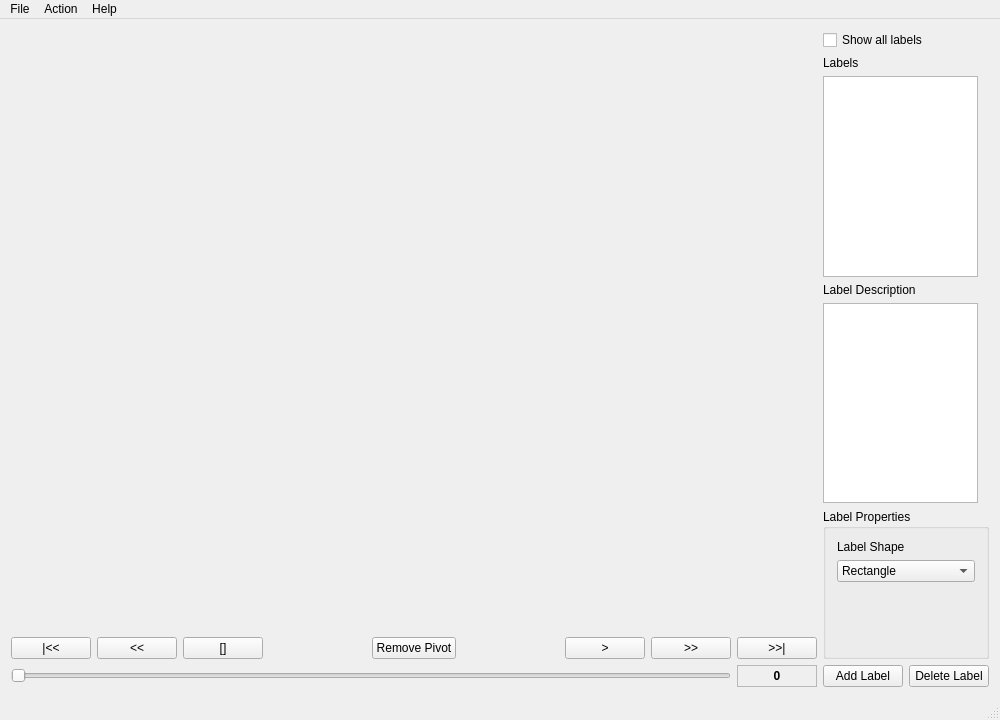
<?xml version="1.0" encoding="UTF-8"?>
<ui version="4.0">
 <class>SimpleLabelClass</class>
 <widget class="QMainWindow" name="SimpleLabelClass">
  <property name="geometry">
   <rect>
    <x>0</x>
    <y>0</y>
    <width>1000</width>
    <height>720</height>
   </rect>
  </property>
  <property name="minimumSize">
   <size>
    <width>1000</width>
    <height>720</height>
   </size>
  </property>
  <property name="maximumSize">
   <size>
    <width>1000</width>
    <height>720</height>
   </size>
  </property>
  <property name="mouseTracking">
   <bool>false</bool>
  </property>
  <property name="contextMenuPolicy">
   <enum>Qt::PreventContextMenu</enum>
  </property>
  <property name="windowTitle">
   <string>SimpleLabel</string>
  </property>
  <property name="toolButtonStyle">
   <enum>Qt::ToolButtonTextOnly</enum>
  </property>
  <property name="dockOptions">
   <set>QMainWindow::AllowTabbedDocks|QMainWindow::AnimatedDocks</set>
  </property>
  <property name="unifiedTitleAndToolBarOnMac">
   <bool>false</bool>
  </property>
  <widget class="QWidget" name="centralWidget">
   <layout class="QGridLayout" name="gridLayout">
    <item row="1" column="8" rowspan="6">
     <spacer name="verticalSpacer">
      <property name="orientation">
       <enum>Qt::Vertical</enum>
      </property>
      <property name="sizeHint" stdset="0">
       <size>
        <width>77</width>
        <height>464</height>
       </size>
      </property>
     </spacer>
    </item>
    <item row="3" column="9" colspan="2">
     <widget class="QListWidget" name="listLabels">
      <property name="minimumSize">
       <size>
        <width>100</width>
        <height>0</height>
       </size>
      </property>
      <property name="maximumSize">
       <size>
        <width>155</width>
        <height>350</height>
       </size>
      </property>
      <property name="editTriggers">
       <set>QAbstractItemView::DoubleClicked|QAbstractItemView::EditKeyPressed</set>
      </property>
     </widget>
    </item>
    <item row="4" column="9" colspan="2">
     <widget class="QLabel" name="lblLabelDescription">
      <property name="font">
       <font>
        <family>MS Sans Serif</family>
        <pointsize>9</pointsize>
       </font>
      </property>
      <property name="text">
       <string>Label Description</string>
      </property>
     </widget>
    </item>
    <item row="5" column="9" colspan="2">
     <widget class="QTextEdit" name="textEditDescription">
      <property name="maximumSize">
       <size>
        <width>155</width>
        <height>16777215</height>
       </size>
      </property>
     </widget>
    </item>
    <item row="6" column="9" rowspan="2" colspan="2">
     <widget class="QGroupBox" name="grpBoxLabelProperties">
      <property name="minimumSize">
       <size>
        <width>0</width>
        <height>150</height>
       </size>
      </property>
      <property name="title">
       <string>Label Properties</string>
      </property>
      <layout class="QVBoxLayout" name="verticalLayout">
       <item>
        <widget class="QLabel" name="lblShape">
         <property name="text">
          <string>Label Shape</string>
         </property>
        </widget>
       </item>
       <item>
        <widget class="QComboBox" name="cmbBoxLabelShape">
         <item>
          <property name="text">
           <string>Rectangle</string>
          </property>
         </item>
         <item>
          <property name="text">
           <string>Polygon</string>
          </property>
         </item>
        </widget>
       </item>
       <item>
        <spacer name="verticalSpacer_2">
         <property name="orientation">
          <enum>Qt::Vertical</enum>
         </property>
         <property name="sizeHint" stdset="0">
          <size>
           <width>20</width>
           <height>40</height>
          </size>
         </property>
        </spacer>
       </item>
      </layout>
     </widget>
    </item>
    <item row="7" column="0">
     <widget class="QPushButton" name="btnToBeginning">
      <property name="text">
       <string>|&lt;&lt;</string>
      </property>
     </widget>
    </item>
    <item row="7" column="1">
     <widget class="QPushButton" name="btnPrevViaPoint">
      <property name="text">
       <string>&lt;&lt;</string>
      </property>
     </widget>
    </item>
    <item row="7" column="2">
     <widget class="QPushButton" name="btnStop">
      <property name="text">
       <string>[]</string>
      </property>
     </widget>
    </item>
    <item row="7" column="3">
     <spacer name="horizontalSpacer">
      <property name="orientation">
       <enum>Qt::Horizontal</enum>
      </property>
      <property name="sizeHint" stdset="0">
       <size>
        <width>40</width>
        <height>20</height>
       </size>
      </property>
     </spacer>
    </item>
    <item row="7" column="4">
     <widget class="QPushButton" name="btnRemoveViaPoint">
      <property name="sizePolicy">
       <sizepolicy hsizetype="Preferred" vsizetype="Fixed">
        <horstretch>0</horstretch>
        <verstretch>0</verstretch>
       </sizepolicy>
      </property>
      <property name="font">
       <font>
        <family>MS Sans Serif</family>
        <pointsize>9</pointsize>
       </font>
      </property>
      <property name="text">
       <string>Remove Pivot</string>
      </property>
     </widget>
    </item>
    <item row="7" column="5">
     <spacer name="horizontalSpacer_2">
      <property name="orientation">
       <enum>Qt::Horizontal</enum>
      </property>
      <property name="sizeHint" stdset="0">
       <size>
        <width>38</width>
        <height>20</height>
       </size>
      </property>
     </spacer>
    </item>
    <item row="7" column="6">
     <widget class="QPushButton" name="btnPlay">
      <property name="text">
       <string>&gt;</string>
      </property>
     </widget>
    </item>
    <item row="7" column="7">
     <widget class="QPushButton" name="btnNextViaPoint">
      <property name="text">
       <string>&gt;&gt;</string>
      </property>
     </widget>
    </item>
    <item row="7" column="8">
     <widget class="QPushButton" name="btnToEnd">
      <property name="text">
       <string>&gt;&gt;|</string>
      </property>
     </widget>
    </item>
    <item row="8" column="0" colspan="8">
     <widget class="QSlider" name="hSliderFrames">
      <property name="maximum">
       <number>255</number>
      </property>
      <property name="orientation">
       <enum>Qt::Horizontal</enum>
      </property>
     </widget>
    </item>
    <item row="8" column="9">
     <widget class="QPushButton" name="btnAddLabel">
      <property name="text">
       <string>Add Label</string>
      </property>
     </widget>
    </item>
    <item row="8" column="10">
     <widget class="QPushButton" name="btnDeleteLabel">
      <property name="text">
       <string>Delete Label</string>
      </property>
     </widget>
    </item>
    <item row="8" column="8">
     <widget class="QLabel" name="lblCurrentFrame">
      <property name="font">
       <font>
        <weight>75</weight>
        <bold>true</bold>
       </font>
      </property>
      <property name="autoFillBackground">
       <bool>true</bool>
      </property>
      <property name="frameShape">
       <enum>QFrame::StyledPanel</enum>
      </property>
      <property name="frameShadow">
       <enum>QFrame::Sunken</enum>
      </property>
      <property name="text">
       <string>0</string>
      </property>
      <property name="alignment">
       <set>Qt::AlignCenter</set>
      </property>
      <property name="indent">
       <number>-1</number>
      </property>
     </widget>
    </item>
    <item row="1" column="9" colspan="2">
     <widget class="QCheckBox" name="chkBoxShowAllLabels">
      <property name="text">
       <string>Show all labels</string>
      </property>
     </widget>
    </item>
    <item row="2" column="9" colspan="2">
     <widget class="QLabel" name="lblLabels">
      <property name="text">
       <string>Labels</string>
      </property>
     </widget>
    </item>
   </layout>
  </widget>
  <widget class="QMenuBar" name="menuBar">
   <property name="geometry">
    <rect>
     <x>0</x>
     <y>0</y>
     <width>1000</width>
     <height>21</height>
    </rect>
   </property>
   <widget class="QMenu" name="menuFile">
    <property name="title">
     <string>File</string>
    </property>
    <addaction name="actionOpen"/>
    <addaction name="separator"/>
    <addaction name="actionLoad_XML"/>
    <addaction name="actionLoad_LabelMe_XML"/>
    <addaction name="separator"/>
    <addaction name="actionExport"/>
   </widget>
   <widget class="QMenu" name="menuHelp">
    <property name="title">
     <string>Help</string>
    </property>
    <addaction name="actionAbout"/>
   </widget>
   <widget class="QMenu" name="menuAction">
    <property name="title">
     <string>Action</string>
    </property>
    <addaction name="actionNewPolygon"/>
    <addaction name="actionFinish"/>
   </widget>
   <addaction name="menuFile"/>
   <addaction name="menuAction"/>
   <addaction name="menuHelp"/>
  </widget>
  <widget class="QStatusBar" name="statusBar"/>
  <action name="actionExport_BinaryMap">
   <property name="text">
    <string>Binary Map</string>
   </property>
  </action>
  <action name="actionExport_MatlabStructure">
   <property name="text">
    <string>Matlab Stuct</string>
   </property>
  </action>
  <action name="actionExport_XML">
   <property name="text">
    <string>XML</string>
   </property>
  </action>
  <action name="actionOpen">
   <property name="text">
    <string>Open...</string>
   </property>
  </action>
  <action name="actionLoad_Background">
   <property name="text">
    <string>Load Background...</string>
   </property>
  </action>
  <action name="actionExport_ColorImage">
   <property name="text">
    <string>Color Image</string>
   </property>
  </action>
  <action name="actionLoad_XML">
   <property name="text">
    <string>Load XML...</string>
   </property>
  </action>
  <action name="actionLoad_LabelMe_XML">
   <property name="text">
    <string>Load LabelMe XML</string>
   </property>
  </action>
  <action name="actionExport_LabelMe_XML">
   <property name="text">
    <string>LabelMe XML</string>
   </property>
  </action>
  <action name="actionAbout">
   <property name="text">
    <string>About</string>
   </property>
  </action>
  <action name="actionSave_Dialog">
   <property name="enabled">
    <bool>false</bool>
   </property>
   <property name="text">
    <string>Save Dialog</string>
   </property>
  </action>
  <action name="actionExport">
   <property name="text">
    <string>Export...</string>
   </property>
  </action>
  <action name="actionRectangle">
   <property name="checkable">
    <bool>true</bool>
   </property>
   <property name="checked">
    <bool>true</bool>
   </property>
   <property name="text">
    <string>Rectangle</string>
   </property>
  </action>
  <action name="actionPolygon">
   <property name="checkable">
    <bool>true</bool>
   </property>
   <property name="text">
    <string>Polygon</string>
   </property>
  </action>
  <action name="actionNewPolygon">
   <property name="text">
    <string>&amp;New Polygon</string>
   </property>
   <property name="shortcut">
    <string>Ctrl+N</string>
   </property>
  </action>
  <action name="actionFinish">
   <property name="enabled">
    <bool>false</bool>
   </property>
   <property name="text">
    <string>&amp;Finish</string>
   </property>
   <property name="shortcut">
    <string>Ctrl+F</string>
   </property>
  </action>
 </widget>
 <layoutdefault spacing="6" margin="11"/>
 <resources/>
 <connections/>
</ui>
